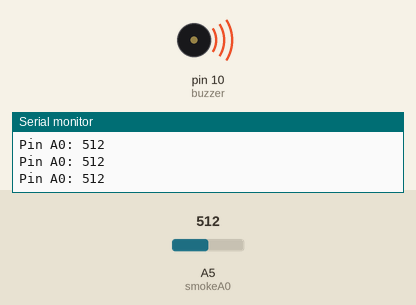
Bench run of a sketch on a simulated Arduino Uno, built with avr-gcc and run on an emulated ATmega328P. Parts: buzzer (waves = sounding), the last lines printed to the serial monitor. The inputs (shaded band) are chosen by the test bench; at power-on: A5 (smokeA0) = 512.

Above: at 1.2 s.
1.3 s: A5 (smokeA0) set to 419
2.8 s: A5 (smokeA0) set to 385
At 3.9 s:
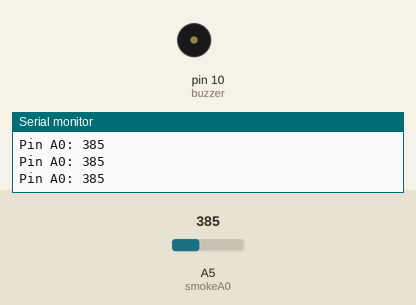
4.3 s: A5 (smokeA0) set to 410
At 5.3 s:
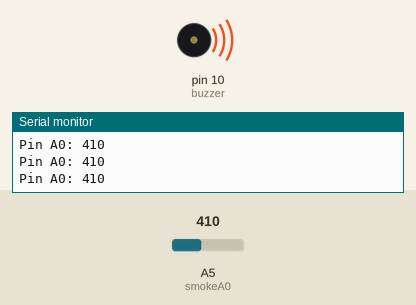
5.8 s: A5 (smokeA0) set to 390
At 6.6 s:
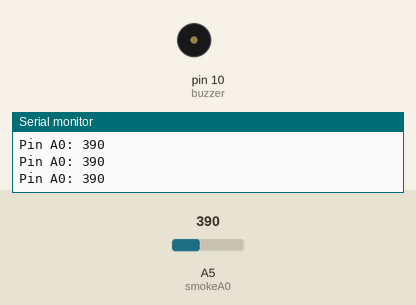
Timing chart, 0 to 8.3 s (numbered marks = the images above; inputs shaded):
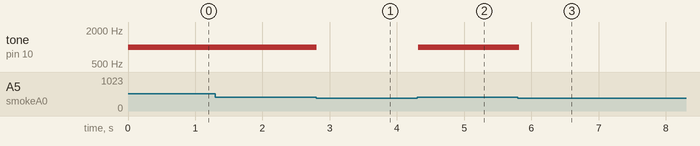

Measured:
- the behaviour switches between 401 and 400 on A5 (smokeA0) (found by bisection; images 0 and 1)
- after the input at 2.8 s, tone on pin 10 (buzzer): 1000 Hz → silent at once
- after the input at 4.3 s, tone on pin 10 (buzzer): silent → 1000 Hz at once
- after the input at 5.8 s, tone on pin 10 (buzzer): 1000 Hz → silent at once

The sketch:

smoke_sensor_with_buzzer.ino
```cpp
int buzzer = 10;
int smokeA0 = A5;
// Your threshold value
int sensorThres = 400;

void setup() {
  pinMode(buzzer, OUTPUT);
  pinMode(smokeA0, INPUT);
  Serial.begin(9600);
}

void loop() {
  int analogSensor = analogRead(smokeA0);

  Serial.print("Pin A0: ");
  Serial.println(analogSensor);
  // Checks if it has reached the threshold value
  if (analogSensor > sensorThres)
    tone(buzzer, 1000, 200);
  else
    noTone(buzzer);

  delay(100);
}
```
